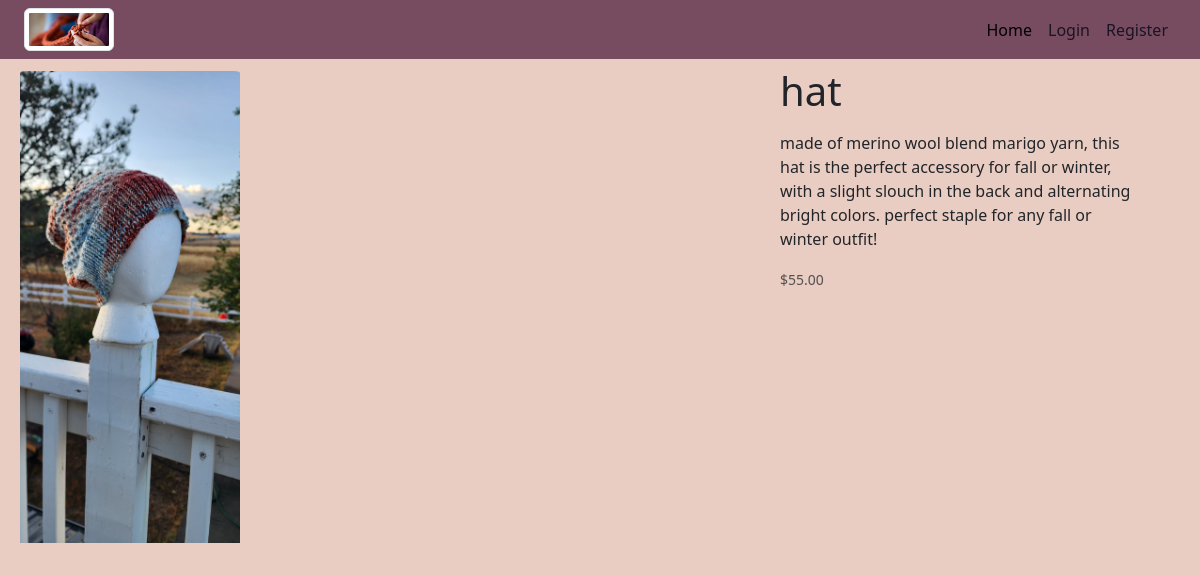
The app's page /product_details/63/ with its own data.
### fiberworks_app/models.py (models this page shows, shortened)
class Product(models.Model):
    CATEGORY = (
        ('hats', 'hats'),
        ('shawls', 'shawls'),
        ('blankets', 'blankets'),
        ('scarves', 'scarves'),
        ('other', 'other'),
    )
    name = models.CharField(max_length=100)
    price = models.DecimalField(max_digits=5, decimal_places=2)
    description = models.TextField(max_length=2000, blank=True, null=True)
    category = models.CharField(max_length=20, default='hats', choices=CATEGORY)
    tags = models.ManyToManyField(Tag, blank=True)
    image = models.ImageField(upload_to='images/')
    in_stock = models.BooleanField(default=False)
    on_homepage = models.BooleanField(default=False)

### fiberworks_app/views.py (the view)
# urls.py: path('product_details/<str:pk>/', views.ProductDetailView.as_view(), name='product_details'),
class ProductDetailView(DetailView):
    model = Product
    template_name = 'fiberworks_app/product_details.html'
    context_object_name = 'product'

### fiberworks_app/templates/fiberworks_app/product_details.html
{% extends 'fiberworks_app/base_template.html' %}
{% block content %}
  <div class="container m-2" style=" max-height: 80vh;
      width: auto;">
    <div class="row">
      <div class="col-8">
        {% if product.image %}
          <img class="card-img-top py-1 rounded-top" src="{{ product.image.url }}" alt="Card image" style=" max-height: 60vh;
      width: auto;" />
        {% else %}
          <img class="card-img-top py-1 rounded-top" src="https://images.unsplash.com/photo-1544967919-44c1ef2f9e7a?auto=format&fit=crop&q=60&w=600&ixlib=rb-4.0.3&ixid=M3wxMjA3fDB8MHxzZWFyY2h8Nnx8a25pdHxlbnwwfHwwfHx8MA%3D%3D" alt="Card image" style="width: 100%" />
        {% endif %}
      </div>
      <div class="col-4">
        <h1>{{ product.name }}</h1>
        <p class="card-text">{{ product.description|linebreaks }}</p>
        <p class="card-text">
          <small class="text-muted">${{ product.price }}</small>
        </p>
      </div>
    </div>
{% endblock %}

### static/css/main.css (style rules this page uses)
* { margin: 0; padding: 0; box-sizing: border-box; }
.bg-pale-dogwood { background-color: #eacdc2; }

### records on screen
Product: image (picture), name "hat", description "made of merino wool blend marigo yarn, this hat is the perfect accessory for fall or winter, with a slight slouch in the back and alternating bright colors. perfect staple for any fall or winter outfit!", price "55.00"
